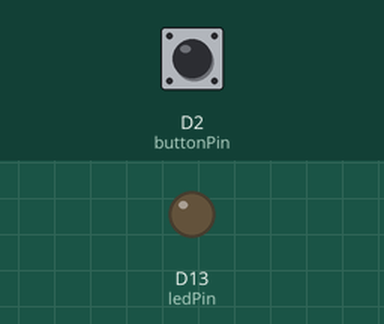
Simulated run of this sketch. Board: Arduino MKR. Shown: output pins drawn as LEDs (lit = HIGH). The test bench sets the inputs (shaded band); at power-on: D2 (buttonPin) LOW.

Above: at 1.2 s.
1.3 s: D2 (buttonPin) pulled HIGH for 0.15 s
At 2.2 s:
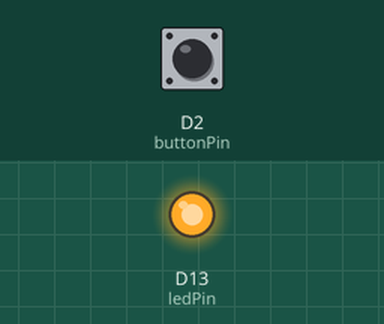
Timing chart, 0 to 10.4 s (numbered marks = the images above; inputs shaded):
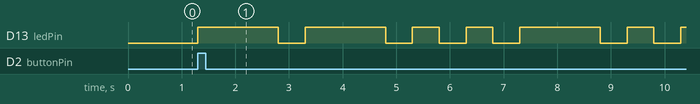

The sketch:

1.1BlinkName.ino
```cpp
// GarethLHS
// Subject: SIT210 Embedded System Development
// Task 1.1BlinkName


const int buttonPin = 2;  // the number of the pushbutton pin
const int ledPin = 13;    // the number of the LED pin

// variables will change:
int buttonState = 0;  // variable for reading the pushbutton status

void setup() {
  // initialize the LED pin as an output:
  pinMode(ledPin, OUTPUT);
  // initialize the pushbutton pin as an input:
  pinMode(buttonPin, INPUT);
}

void loop() {
  // read the state of the pushbutton value:
  buttonState = digitalRead(buttonPin);

  // check if the pushbutton is pressed. If it is, the buttonState is HIGH:
  if (buttonState == HIGH) {
    // turn LED on:
    //digitalWrite(ledPin, HIGH);
    gareth();
  } else {
    // turn LED off:
    digitalWrite(ledPin, LOW);
    //dit();
    //dit();
    //dit();
  }
}


void gareth(){
  g();
  a();
  r();
  e();
  t();
  h();
}

void a(){
    //a .-
  dit();
  dah();
}
// b, c, d,

void e(){
  //e .
  dit();
}

//f,

void g(){
  //g --.
  dah();
  dah();
  dit();
}

void h(){
  //h .....
  dit();
  dit();
  dit();
  dit();
  dit();
}

//i
//j,
//k,
//l
//m,
//n,
//o,
//p,
//q,

void r(){
  //r .-.
  dit();
  dah();
  dit();
}
//s

 void t(){
  //t -
  dah();
 }

//u,v,w,x,y,z

void dah(){
  digitalWrite(ledPin, HIGH);  // turn the LED on (HIGH is the voltage level)
  delay(1500);       // 3 units               // wait for a second
  digitalWrite(ledPin, LOW);   // turn the LED off by making the voltage LOW
  delay(500);   // intercharacter time 1 unit
}

void dit(){
    digitalWrite(ledPin, HIGH);  // turn the LED on (HIGH is the voltage level)
  delay(500);    // 1 unit                   // wait for a second
  digitalWrite(ledPin, LOW);   // turn the LED off by making the voltage LOW
  delay(500);   // intercharacter time 1 unit
}
```

Measured:
- after the input at 1.3 s, D13 (ledPin): LOW → HIGH at once, → LOW 1.5 s later, → HIGH 0.50 s later, → LOW 1.5 s later, … (13 changes in this stretch)
